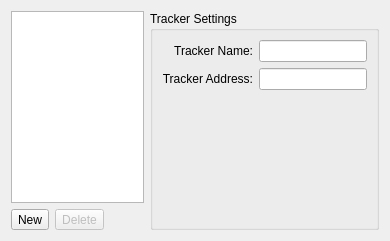
     <widget class="QWidget" name="tab_trackers" >
      <attribute name="title" >
       <string>Trackers</string>
      </attribute>
      <layout class="QHBoxLayout" >
       <item>
        <layout class="QVBoxLayout" >
         <item>
          <widget class="QListWidget" name="fTrackerList" >
           <property name="sizePolicy" >
            <sizepolicy vsizetype="Expanding" hsizetype="Ignored" >
             <horstretch>0</horstretch>
             <verstretch>0</verstretch>
            </sizepolicy>
           </property>
          </widget>
         </item>
         <item>
          <layout class="QHBoxLayout" >
           <item>
            <widget class="QToolButton" name="fBtnTrackerNew" >
             <property name="text" >
              <string>New</string>
             </property>
            </widget>
           </item>
           <item>
            <widget class="QToolButton" name="fBtnTrackerDelete" >
             <property name="enabled" >
              <bool>false</bool>
             </property>
             <property name="text" >
              <string>Delete</string>
             </property>
            </widget>
           </item>
           <item>
            <spacer>
             <property name="orientation" >
              <enum>Qt::Horizontal</enum>
             </property>
             <property name="sizeType" >
              <enum>QSizePolicy::Minimum</enum>
             </property>
             <property name="sizeHint" >
              <size>
               <width>40</width>
               <height>20</height>
              </size>
             </property>
            </spacer>
           </item>
          </layout>
         </item>
        </layout>
       </item>
       <item>
        <widget class="QGroupBox" name="fTrackerGroup" >
         <property name="title" >
          <string>Tracker Settings</string>
         </property>
         <layout class="QGridLayout" >
          <item row="0" column="0" >
           <widget class="QLabel" name="label_26" >
            <property name="text" >
             <string>Tracker Name:</string>
            </property>
            <property name="alignment" >
             <set>Qt::AlignRight|Qt::AlignTrailing|Qt::AlignVCenter</set>
            </property>
           </widget>
          </item>
          <item row="0" column="1" >
           <widget class="QLineEdit" name="fTrackerName" />
          </item>
          <item row="1" column="0" >
           <widget class="QLabel" name="label_27" >
            <property name="text" >
             <string>Tracker Address:</string>
            </property>
            <property name="alignment" >
             <set>Qt::AlignRight|Qt::AlignTrailing|Qt::AlignVCenter</set>
            </property>
           </widget>
          </item>
          <item row="1" column="1" >
           <widget class="QLineEdit" name="fTrackerAddress" />
          </item>
          <item row="2" column="1" >
           <spacer>
            <property name="orientation" >
             <enum>Qt::Vertical</enum>
            </property>
            <property name="sizeHint" >
             <size>
              <width>20</width>
              <height>40</height>
             </size>
            </property>
           </spacer>
          </item>
         </layout>
        </widget>
       </item>
      </layout>
     </widget>
